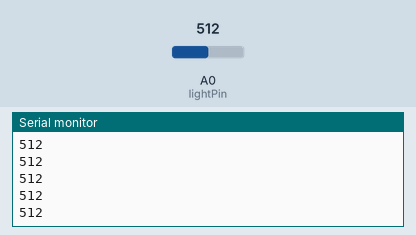
A sketch run on a simulated Arduino Uno, built with avr-gcc and run on an emulated ATmega328P. On the bench: the last lines printed to the serial monitor. The test bench sets the inputs (shaded band); at power-on: A0 (lightPin) = 512.

Above: at 1.2 s.
1.3 s: A0 (lightPin) set to 716
At 1.68 s:
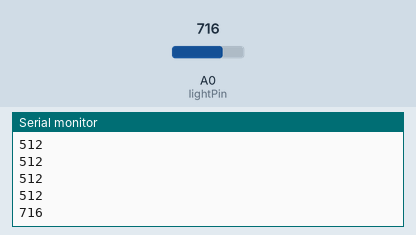
2.8 s: A0 (lightPin) set to 900
At 2.93 s:
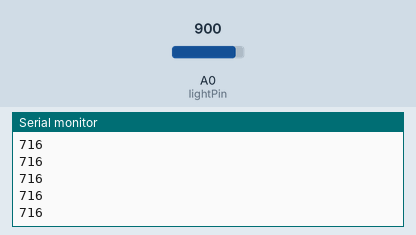
Timing chart, 0 to 5.8 s (numbered marks = the images above; inputs shaded):
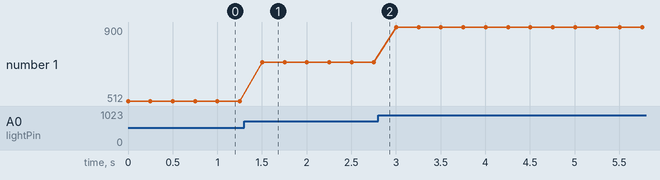

The sketch:

photoResistor.ino
```cpp
//use 10k resistor
int lightPin = A0;
int lightVal;
int t = 250;

void setup() {
  Serial.begin(9600);
  pinMode(lightPin,INPUT);
}

void loop() {
  lightVal=analogRead(lightPin);
  Serial.println(lightVal);
  delay(t);
}
```

Measured:
- after the input at 1.3 s, the serial monitor: prints a new line after 0.20 s (image 1)
- plotted number 1: 512 → 716 after the input at 1.3 s, 716 → 900 after the input at 2.8 s
